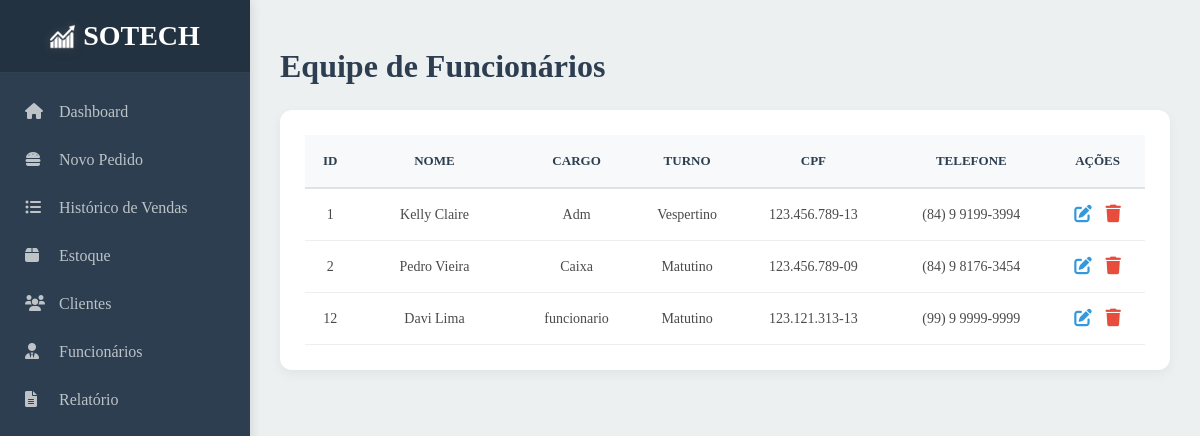
The app's page /funcionarios/ (signed in), older data.
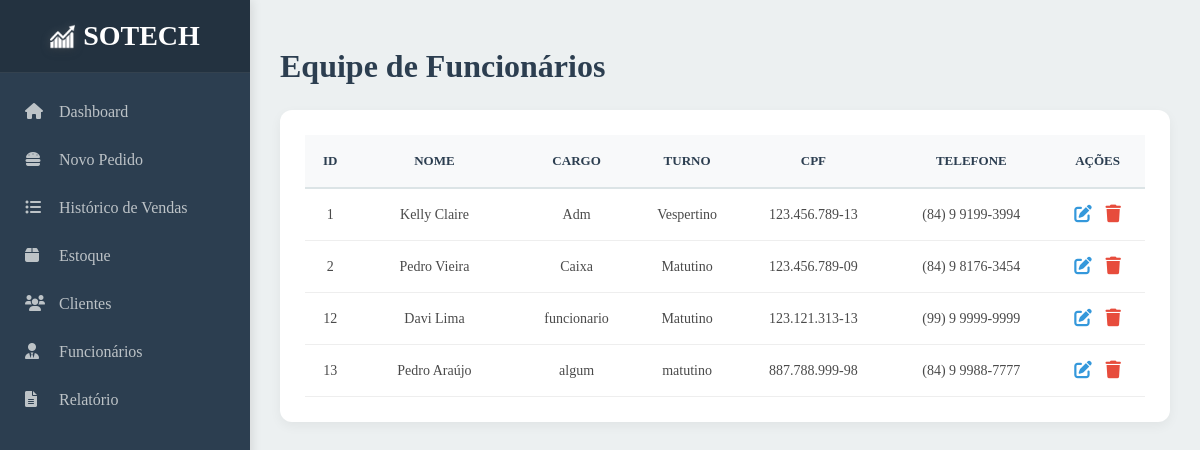
The same page, newer data.
### core/models.py (models this page shows, shortened)
class Funcionario(AbstractUser):
    cargo = models.CharField("Cargo", max_length=50)
    turno = models.CharField("Turno", max_length=30)
    cpf = models.CharField("CPF", max_length=14)
    telefone = models.CharField("Telefone", max_length=16, default="")

### core/views.py (the view)
# urls.py: path('funcionarios/',funcionarios,name="funcionarios"),
@login_required
def funcionarios(request):
    funcionarios = Funcionario.objects.all()
    context = {
        "funcionarios": funcionarios
    }
    return render(request,"html/funcionarios.html",context)

### core/templates/html/funcionarios.html (shortened to what this page needs)
{% extends 'base.html' %}
{% load static %}
{% block estilo %}
  <link rel="stylesheet" href="{% static 'style/style_funcionarios.css' %}?{% now 'U' %}" />
{% endblock %}
{% block conteudo %}
  <main class="main-content">
    <header class="main-header">
      <h1>Equipe de Funcionários</h1>
    </header>
    <div class="table-card">
      <table class="funcionarios-table">
        <thead>
          <tr>
            <th>ID</th>
            <th>Nome</th>
            <th>Cargo</th>
            <th>Turno</th>
            <th>CPF</th>
            <th>Telefone</th>
            <th>Ações</th>
          </tr>
        </thead>
        <tbody>
          {% for funcionario in funcionarios %}
            <tr>
              <td>{{ funcionario.id }}</td>
              <td>{{ funcionario.first_name }} {{ funcionario.last_name }}</td>
              <td>{{ funcionario.cargo }}</td>
              <td>{{ funcionario.turno }}</td>
              <td>{{ funcionario.cpf }}</td>
              <td>{{ funcionario.telefone }}</td>
              <td>
                <a class="btn-edit" href="{% url 'funcionario_editar' funcionario.pk %}"><i class="fas fa-edit"></i></a>
                <a class="btn-delete" href="{% url 'funcionario_remover' funcionario.pk %}"><i class="fas fa-trash"></i></a>
              </td>
            </tr>
          {% endfor %}
        </tbody>
      </table>
    </div>
  </main>
{% endblock %}

Row changes from the older to the newer data that the page shows:
added Funcionario: id "13", first_name "Pedro", last_name "Araújo", cargo "algum", turno "matutino", cpf "887.788.999-98", telefone "(84) 9 9988-7777"
